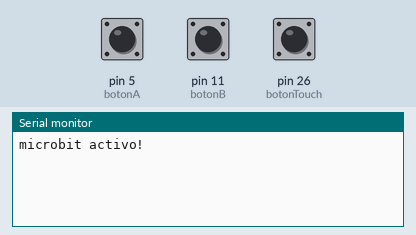
Simulated run of this sketch. Board: Arduino Mega 2560, built with avr-gcc and run on an emulated ATmega2560. On the bench: the last lines printed to the serial monitor. The inputs (shaded band) are chosen by the test bench; at power-on: pin 5 (botonA) HIGH, pin 11 (botonB) HIGH, pin 26 (botonTouch) HIGH.

Above: at 1.2 s.
1.3 s: pin 5 (botonA) pulled LOW for 0.15 s
At 1.9 s:
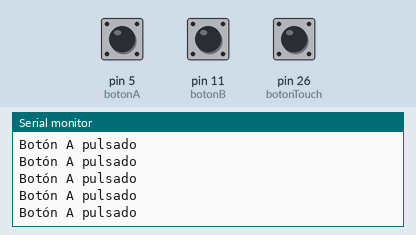
2.9 s: pin 11 (botonB) pulled LOW for 0.15 s
At 4.2 s:
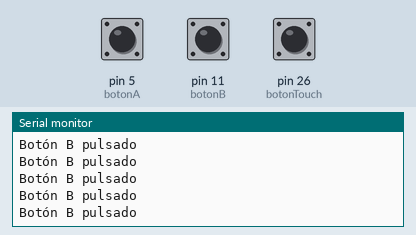
4.5 s: pin 26 (botonTouch) pulled LOW for 0.15 s
At 5.5 s:
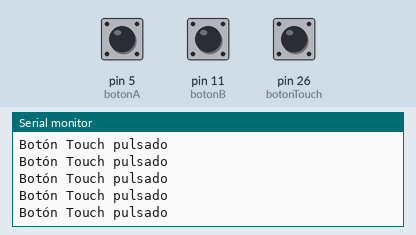
6.1 s: pin 5 (botonA) driven LOW and pin 11 (botonB) driven LOW and pin 26 (botonTouch) driven LOW
At 7.0 s:
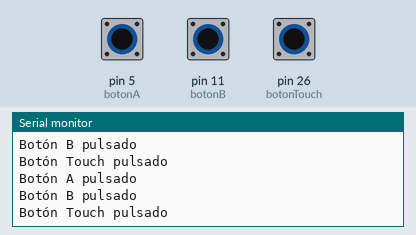

The sketch:

p2_Boton_MBv2.ino
```cpp
const int botonA = 5;       // Numero de pin del botón
const int botonB = 11;      // Numero de pin del botón
const int botonTouch = 26;  // Numero de pin del botón Táctil

void setup() {
  Serial.begin(9600);
  Serial.println("microbit activo!");
  pinMode(botonA, INPUT);
  pinMode(botonB, INPUT);
  pinMode(botonTouch, INPUT);
}

void loop() {
if (!digitalRead(botonA)) {
  Serial.println("Botón A pulsado");
}
if (!digitalRead(botonB)) {
  Serial.println("Botón B pulsado");
}
if (!digitalRead(botonTouch)) {
  Serial.println("Botón Touch pulsado");
}
delay(10);
}
```

Measured:
- after the input at 1.3 s, the serial monitor: prints a new line at once (image 1)
- after the input at 2.9 s, the serial monitor: prints a new line at once (image 2)
- after the input at 4.5 s, the serial monitor: prints a new line at once (image 3)
- after the input at 6.1 s, the serial monitor: prints a new line at once (image 4)
